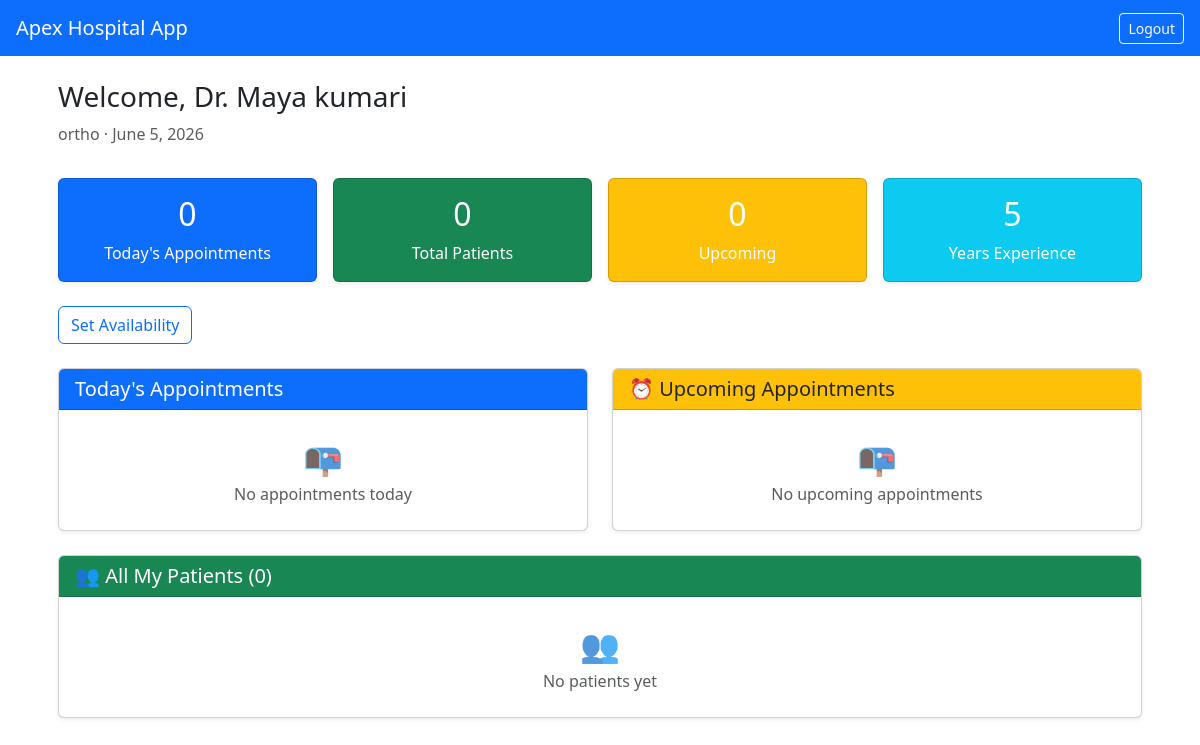
The page /dashboard/doctor/ (signed in) on the database its author committed.
### accounts/models.py (models this page shows, shortened)
class DoctorProfile(models.Model):
    user_profile = models.OneToOneField(
        UserProfile, on_delete=models.CASCADE, related_name='doctor'
    )
    specialization = models.CharField(max_length=100)
    license_number = models.CharField(max_length=50, unique=True)
    experience_years = models.PositiveIntegerField(default=0)
    bio = models.TextField(blank=True)

class UserProfile(models.Model):
    ROLE_CHOICES = (
        ('doctor', 'Doctor'),
        ('patient', 'Patient'),
    )
    user = models.OneToOneField(
        User, on_delete=models.CASCADE, related_name='profile'
    )
    role = models.CharField(max_length=10, choices=ROLE_CHOICES)
    phone = models.CharField(max_length=15, blank=True)

### accounts/views.py (the view)
# urls.py: path('dashboard/doctor/', views.doctor_dashboard, name='doctor_dashboard'),
@login_required
def doctor_dashboard(request):
    if request.user.profile.role != 'doctor':
        return redirect('patient_dashboard')
    doctor = request.user.profile.doctor
    today = timezone.now().date()
    today_appointments = Appointment.objects.filter(
        doctor=doctor, date=today
    ).exclude(status='cancelled')
    all_appointments = Appointment.objects.filter(
        doctor=doctor
    ).exclude(status='cancelled')
    patient_ids = all_appointments.values_list('patient', flat=True).distinct()
    total_patients = patient_ids.count()
    upcoming = Appointment.objects.filter(
        doctor=doctor, date__gte=today, status='pending'
    ).order_by('date', 'hour')[:5]
    patient_list = PatientProfile.objects.filter(
        id__in=patient_ids
    )
    return render(request, 'accounts/doctor_dashboard.html',{
        'doctor' : doctor,
        'today_appointments' : today_appointments,
        'total_patients' : total_patients,
        'upcoming' : upcoming,
        'patients_list' : patient_list,
        'today' : today
    })

### accounts/templates/accounts/doctor_dashboard.html
{% extends 'accounts/base.html' %}
{% block content %}
<div class="container-fluid px-3">
  <div class="row g-3 mb-4">
    <div class="col-12">
      <h3>Welcome, Dr. {{ doctor.user_profile.user.get_full_name }} </h3>
      <p class="text-muted">{{ doctor.specialization }} · {{ today }}</p>
    </div>
    <div class="col-md-3">
      <div class="card bg-primary text-white p-3 text-center shadow-sm">
        <h2>{{ today_appointments.count }}</h2>
        <p class="mb-0">Today's Appointments</p>
      </div>
    </div>
    <div class="col-md-3">
      <div class="card bg-success text-white p-3 text-center shadow-sm">
        <h2>{{ total_patients }}</h2>
        <p class="mb-0">Total Patients</p>
      </div>
    </div>
    <div class="col-md-3">
      <div class="card bg-warning text-white p-3 text-center shadow-sm">
        <h2>{{ upcoming.count }}</h2>
        <p class="mb-0">Upcoming</p>
      </div>
    </div>
    <div class="col-md-3">
      <div class="card bg-info text-white p-3 text-center shadow-sm">
        <h2>{{ doctor.experience_years }}</h2>
        <p class="mb-0">Years Experience</p>
      </div>
    </div>
  </div>
  <div class="mb-4">
    <a href="{% url 'set_availability' %}" class="btn btn-outline-primary me-2">
       Set Availability
    </a>
  </div>
  <div class="row g-4">
    <div class="col-md-6">
      <div class="card shadow-sm h-100">
        <div class="card-header bg-primary text-white">
          <h5 class="mb-0"> Today's Appointments</h5>
        </div>
        <div class="card-body p-0">
          {% if today_appointments %}
          <div class="table-responsive">
            <table class="table table-hover mb-0">
              <thead class="table-light">
                <tr>
                  <th>Time</th>
                  <th>Patient</th>
                  <th>Reason</th>
                  <th>Status</th>
                  <th>Action</th>
                </tr>
              </thead>
              <tbody>
                {% for appt in today_appointments %}
                <tr>
                  <td><strong>{{ appt.get_time_display }}</strong></td>
                  <td>{{ appt.patient.user_profile.user.get_full_name }}</td>
                  <td><small>{{ appt.reason|default:"—" }}</small></td>
                  <td>
                    <span class="badge
                      {% if appt.status == 'confirmed' %}bg-success
                      {% elif appt.status == 'pending' %}bg-warning text-dark
                      {% elif appt.status == 'cancelled' %}bg-danger
                      {% else %}bg-secondary{% endif %}">
                      {{ appt.status|capfirst }}
                    </span>
                  </td>
                  <td>
                    <form method="POST" action="{% url 'update_appointment_status' appt.id %}">
                      {% csrf_token %}
                      <select name="status" class="form-select form-select-sm"
                              onchange="this.form.submit()" style="width:110px">
                        <option value="pending"   {% if appt.status == 'pending'   %}selected{% endif %}>Pending</option>
                        <option value="confirmed" {% if appt.status == 'confirmed' %}selected{% endif %}>Confirm</option>
                        <option value="completed" {% if appt.status == 'completed' %}selected{% endif %}>Complete</option>
                        <option value="cancelled" {% if appt.status == 'cancelled' %}selected{% endif %}>Cancel</option>
                      </select>
                    </form>
                  </td>
                </tr>
                {% endfor %}
              </tbody>
            </table>
          </div>
          {% else %}
            <div class="text-center py-4 text-muted">
              <div style="font-size:2rem">📭</div>
              No appointments today
            </div>
          {% endif %}
        </div>
      </div>
    </div>
    <div class="col-md-6">
      <div class="card shadow-sm h-100">
        <div class="card-header bg-warning text-dark">
          <h5 class="mb-0">⏰ Upcoming Appointments</h5>
        </div>
        <div class="card-body p-0">
          {% if upcoming %}
          <div class="table-responsive">
            <table class="table table-hover mb-0">
              <thead class="table-light">
                <tr><th>Date</th><th>Time</th><th>Patient</th><th>Reason</th></tr>
              </thead>
              <tbody>
                {% for appt in upcoming %}
                <tr>
                  <td>{{ appt.date }}</td>
                  <td>{{ appt.get_time_display }}</td>
                  <td>{{ appt.patient.user_profile.user.get_full_name }}</td>
                  <td><small>{{ appt.reason|default:"—" }}</small></td>
                </tr>
                {% endfor %}
              </tbody>
            </table>
          </div>
          {% else %}
            <div class="text-center py-4 text-muted">
              <div style="font-size:2rem">📭</div>
              No upcoming appointments
            </div>
          {% endif %}
        </div>
      </div>
    </div>
    <div class="col-12">
      <div class="card shadow-sm">
        <div class="card-header bg-success text-white">
          <h5 class="mb-0">👥 All My Patients ({{ total_patients }})</h5>
        </div>
        <div class="card-body p-0">
          {% if patients_list %}
          <div class="table-responsive">
            <table class="table table-hover mb-0">
              <thead class="table-light">
                <tr>
                  <th>#</th>
                  <th>Patient Name</th>
                  <th>Blood Group</th>
                  <th>Date of Birth</th>
                  <th>Emergency Contact</th>
                  <th>Address</th>
                </tr>
              </thead>
              <tbody>
                {% for p in patients_list %}
                <tr>
                  <td>{{ forloop.counter }}</td>
                  <td><strong>{{ p.user_profile.user.get_full_name }}</strong></td>
                  <td>
                    <span class="badge bg-danger">{{ p.blood_group|default:"—" }}</span>
                  </td>
                  <td>{{ p.date_of_birth|default:"—" }}</td>
                  <td>{{ p.emergency_contact|default:"—" }}</td>
                  <td><small>{{ p.address|default:"—" }}</small></td>
                </tr>
                {% endfor %}
              </tbody>
            </table>
          </div>
          {% else %}
            <div class="text-center py-4 text-muted">
              <div style="font-size:2rem">👥</div>
              No patients yet
            </div>
          {% endif %}
        </div>
      </div>
    </div>
  </div>
</div>
{% endblock %}

### rows shown on the page
DoctorProfile: user_profile.user.get_full_name "Maya kumari", specialization "ortho", experience_years "5"

### other values the page prints
{{ today_appointments.count }} "0"
{{ total_patients }} "0"
{{ upcoming.count }} "0"
